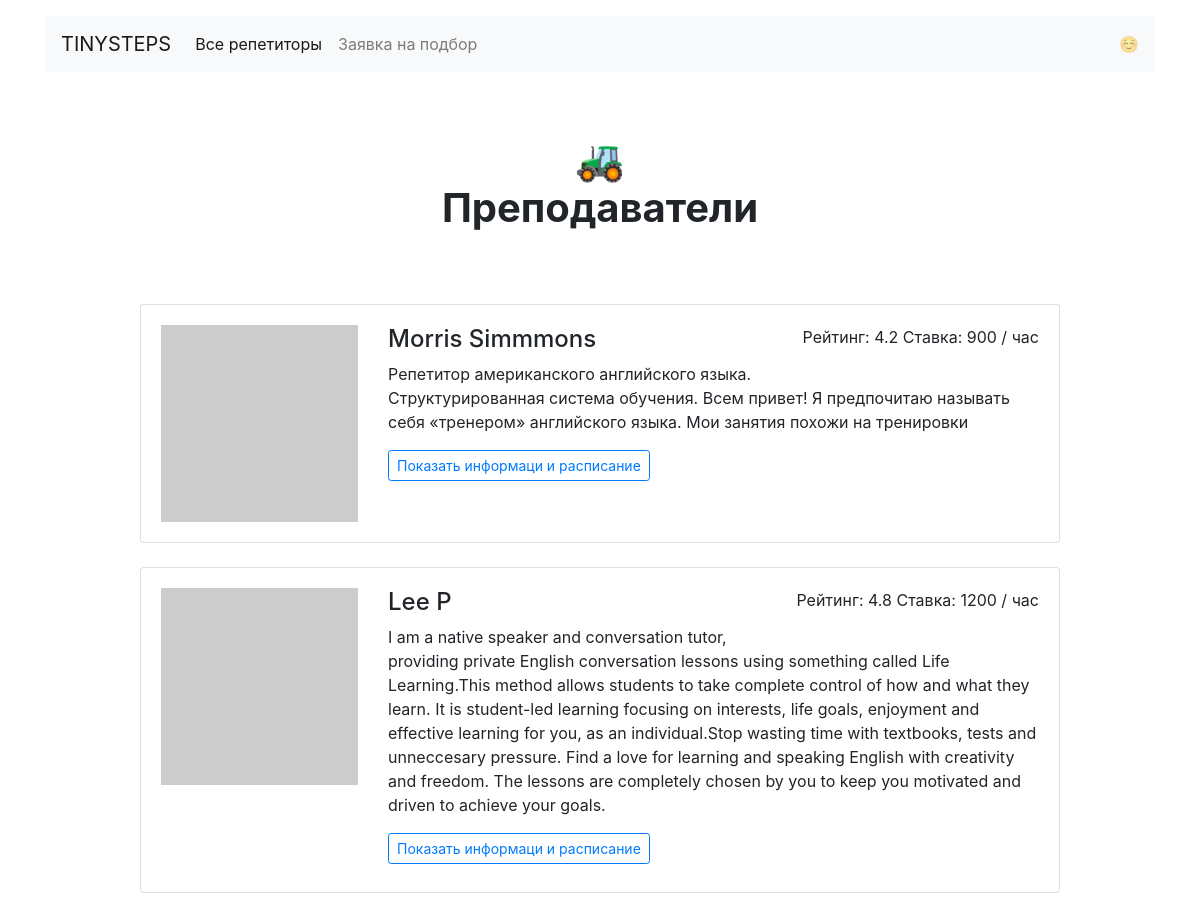
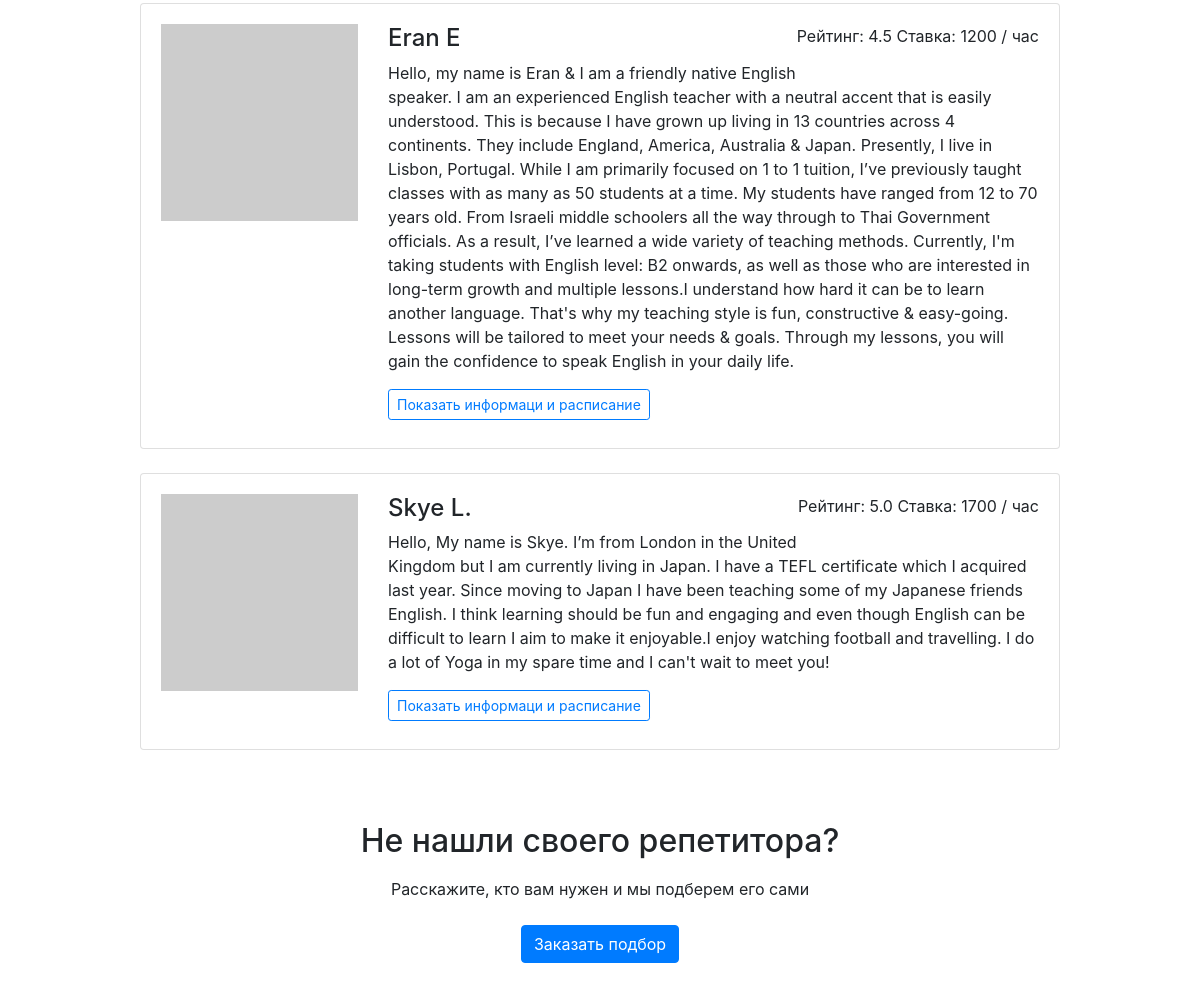
Screenshot of /goals/relocate/ with the database file from the repository (2 pictures, top to bottom).
### app.py (models this page shows)
class Teacher(db.Model):
    __tablename__ = 'teachers'
    id = db.Column(db.Integer, primary_key=True)
    name = db.Column(db.String(50), nullable=False)
    about = db.Column(db.String, nullable=False)
    rating = db.Column(db.Float, nullable=False)
    picture = db.Column(db.String, nullable=False)
    price = db.Column(db.Integer, nullable=False)
    booking = db.relationship('Booking')
    goals = db.relationship('Goal', secondary=teachers_goal)

### app.py (the view)
@app.route('/goals/<goal>/')
def render_goals(goal):
    goals_query = db.session.query(Goal.goal_to_study).all()
    goals_list = []
    for main_goal in goals_query:
        goals_list.append(main_goal[0])
    query_gol_id = db.session.query(Goal.id).filter(Goal.goal_to_study == goal).first()[0]
    teacher_to_study = db.session.query(Teacher).join(TeacherFeatures).join(Goal).filter(
        TeacherFeatures.goal_id == query_gol_id).all()
    return render_template('goal.html', goals=goals_list, teachers=teacher_to_study)

### templates/goal.html
{% extends 'base.html' %}
{% block content %}
    <h1 class="h1 text-center w-50 mx-auto mt-1 py-5 mb-4"><strong>🚜<br/>Преподаватели <br> {{ goals[goal] }}</strong>
    </h1>
    <div class="row">
        <div class="col-12 col-lg-10 offset-lg-1 m-auto">
            {% for teacher in teachers %}
                <div class="card mb-4">
                    <div class="card-body">
                        <div class="row">
                            <div class="col-3"><img src="{{ teacher.picture }}" class="img-fluid" alt=""></div>
                            <div class="col-9">
                                <p class="float-right">Рейтинг: {{ teacher.rating }} Ставка: {{ teacher.price }} / час</p>
                                <h2 class="h4">{{ teacher.name }}</h2>
                                <p>{{ teacher.about }}</p>
                                <a href="{{ url_for('render_profiles',id=teacher.id) }}"
                                   class="btn btn-outline-primary btn-sm mr-3 mb-2">Показать
                                    информаци и
                                    расписание</a>
                            </div>
                        </div>
                    </div>
                </div>
            {% endfor %}
        </div>
    </div>
    <h2 class="text-center mt-5 mb-3">Не нашли своего репетитора?</h2>
    <p class="text-center mb-4">Расскажите, кто вам нужен и мы подберем его сами</p>
    <div class="text-center pb-5">
        <a href="request.html" class="btn btn-primary">Заказать подбор</a>
    </div>
{% endblock %}

### rows the page displays
Teacher: rating "4.2", price "900", name "Morris Simmmons", about "Репетитор американского английского языка. Структурированная система обучения. Всем привет! Я предпочитаю называть себя «тренером» английского языка. Мои занятия похожи на тренировки"
Teacher: rating "4.8", price "1200", name "Lee P", about "I am a native speaker and conversation tutor, providing private English conversation lessons using something called Life Learning.This method allows students to take complete control of how and what they learn. It is student-led learning focusing on interests, life goals, enjoyment and effective learning for you, as an individual.Stop wasting time with textbooks, tests and unneccesary pressure. Find a love for learning and speaking English with creativity and freedom. The lessons are completely chosen by you to keep you motivated and driven to achieve your goals."
Teacher: rating "4.5", price "1200", name "Eran E", about "Hello, my name is Eran & I am a friendly native English speaker. I am an experienced English teacher with a neutral accent that is easily understood. This is because I have grown up living in 13 countries across 4 continents. They include England, America, Australia & Japan. Presently, I live in Lisbon, Portugal. While I am primarily focused on 1 to 1 tuition, I’ve previously taught classes with as many as 50 students at a time. My students have ranged from 12 to 70 years old. From Israeli middle schoolers all the way through to Thai Government officials. As a result, I’ve learned a wide variety of teaching methods. Currently, I'm taking students with English level: B2 onwards, as well as…"
Teacher: rating "5.0", price "1700", name "Skye L.", about "Hello, My name is Skye. I’m from London in the United Kingdom but I am currently living in Japan. I have a TEFL certificate which I acquired last year. Since moving to Japan I have been teaching some of my Japanese friends English. I think learning should be fun and engaging and even though English can be difficult to learn I aim to make it enjoyable.I enjoy watching football and travelling. I do a lot of Yoga in my spare time and I can't wait to meet you!"
